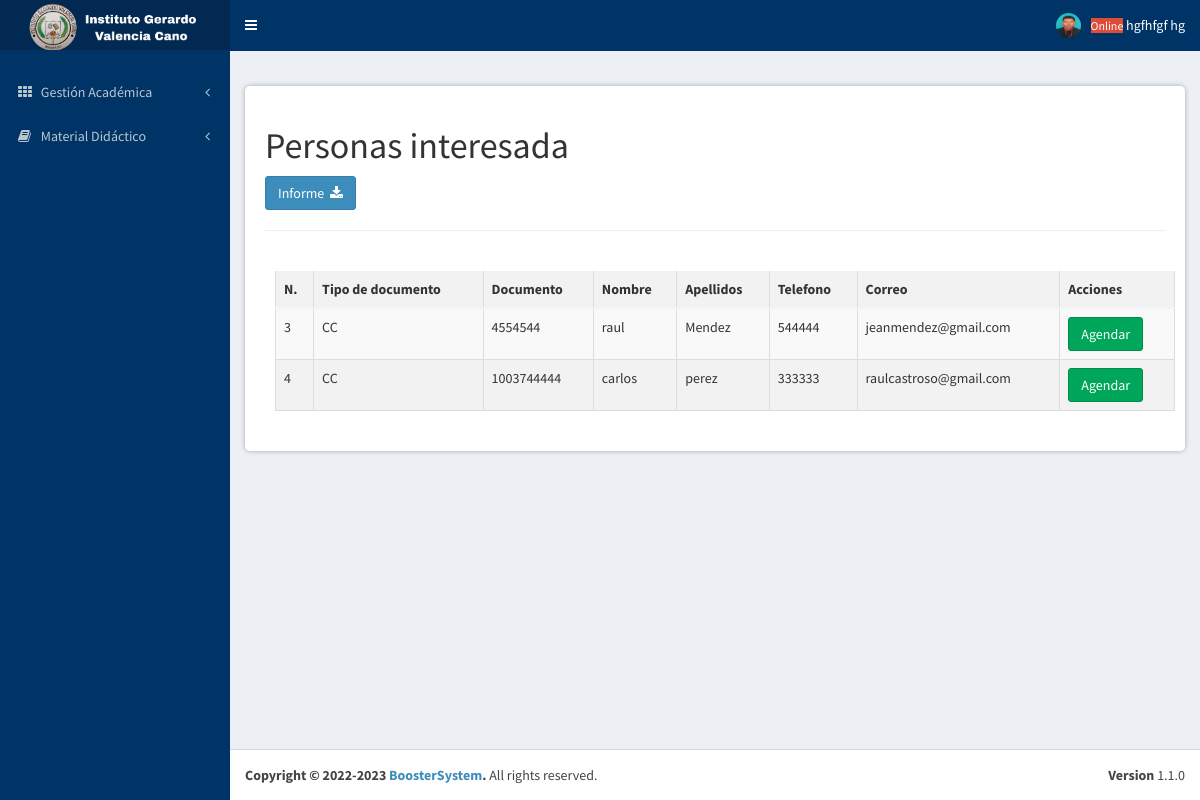
Page /admisiones/consultarPersonassinCitas.php (signed in) on the committed database.
### tables this page shows
CREATE TABLE `usuarios` (
  `idUsuario` int(11) NOT NULL AUTO_INCREMENT,
  `tipoDocumentoUsuario` enum('CC','CE') NOT NULL DEFAULT 'CC',
  `documentoUsuario` varchar(20) NOT NULL,
  `nombresUsuario` varchar(100) NOT NULL,
  `apellidosUsuario` varchar(100) NOT NULL,
  `telefonoUsuario` varchar(20) NOT NULL,
  `correoUsuario` varchar(120) NOT NULL,
  `passwordUsuario` varchar(120) NOT NULL,
  `estadoUsuario` enum('activo','inactivo') NOT NULL,
  `rol_idRol` int(11) NOT NULL,
  PRIMARY KEY (`idUsuario`),
  KEY `rol_idRol` (`rol_idRol`),
  CONSTRAINT `usuarios_ibfk_1` FOREIGN KEY (`rol_idRol`) REFERENCES `rol` (`idRol`) ON DELETE CASCADE
);

CREATE TABLE `interesados` (
  `idInteresados` int(11) NOT NULL AUTO_INCREMENT,
  `tipoDocumentoInteresados` enum('CC','TI') NOT NULL,
  `documentoInteresados` varchar(20) NOT NULL,
  `nombreInteresados` varchar(100) NOT NULL,
  `apellidoInteresados` varchar(100) NOT NULL,
  `telefonoInteresados` varchar(20) NOT NULL,
  `correoInteresados` varchar(122) NOT NULL,
  PRIMARY KEY (`idInteresados`)
);

### admisiones/includes/verificarAcceso.php (called while the page is built, shortened)
<?php
include('conexion.php');
if(isset($_SESSION['documentoUsuario'])){
    $documentoUsuario_sesion = $_SESSION['documentoUsuario'];
$consulta = "SELECT * FROM usuarios WHERE documentoUsuario = '$documentoUsuario_sesion'";
$resultado = mysqli_query($conexion, $consulta);
if ($resultado && mysqli_num_rows($resultado) > 0) {
    $fila = mysqli_fetch_assoc($resultado);
    $nombresUsuario = $fila['nombresUsuario'];
    $apellidosUsuario = $fila['apellidosUsuario'];
}
}else{
    header('Location: ../login');
}
?>

### admisiones/consultarPersonassinCitas.php (the view, shortened to what this page needs)
<?php include_once 'includes/verificarAcceso.php'; ?>
<!DOCTYPE html>
<html>
<head>
  <link rel="stylesheet" href="../Layout/css/bootstrap.min.css">
  <link rel="stylesheet" href="../Layout/css/font-awesome.css">
  <link rel="stylesheet" href="../Layout/css/AdminLTE.min.css">
  <link rel="stylesheet" href="css/stilos.css">
     <link rel="stylesheet" href="../Layout/css/_all-skins.min.css">
   </head>
   <body class="hold-transition skin-blue sidebar-mini">
    <div class="wrapper">
    <?php include_once '../templates/cabecera.php'; ?>
    <?php include_once '../templates/menu.php'; ?>
<div class="content-wrapper">
<section class="content">
  <section class="estilo">
  <h1>Personas interesada</h1>
  <a class="btn btn-primary" download="miExcelPersonasInteresada" href="includes/miExcelPersonasInteresadas.php">Informe&nbsp; <i class="fa fa-download"></i> </a>
        <hr>
  <br>
        <table class="table table-striped table-dark" id="table_id">
            <thead>
                <tr>
                    <th>N.</th>
                    <th>Tipo de documento</th>
                    <th>Documento</th>
                    <th>Nombre</th>
                    <th>Apellidos</th>
                    <th>Telefono</th>
                    <th>Correo</th>
                    <th>Acciones</th>
                </tr>
            </thead>
            <tbody>
                <?php
                $conexion = mysqli_connect("localhost", "root", "", "boostersystem");
                $SQL = "SELECT * FROM interesados";
                $result = mysqli_query($conexion, $SQL);
                if (mysqli_num_rows($result) > 0) {
                    while ($fila = mysqli_fetch_assoc($result)) {
                        $idInteresados = $fila['idInteresados'];
                        $tipoDocumentoInteresados = $fila['tipoDocumentoInteresados'];
                        $documentoInteresados = $fila['documentoInteresados'];
                        $nombreInteresados = $fila['nombreInteresados'];
                        $apellidoInteresados = $fila['apellidoInteresados'];
                        $telefonoInteresados = $fila['telefonoInteresados'];
                        $correoInteresados = $fila['correoInteresados'];
                ?>
                        <tr>
                            <td><?php echo $idInteresados; ?></td>
                            <td><?php echo $tipoDocumentoInteresados; ?></td>
                            <td><?php echo $documentoInteresados; ?></td>
                            <td><?php echo $nombreInteresados; ?></td>
                            <td><?php echo $apellidoInteresados; ?></td>
                            <td><?php echo $telefonoInteresados; ?></td>
                            <td><?php echo $correoInteresados; ?></td>
                            <td>
                            <a href="asignarCitas.php?id=<?php echo $fila['idInteresados']; ?>" class="btn btn-success">Agendar</a>
                            </td>
                        </tr>
                <?php
                    }
                } else {
                ?>
                    <tr class="text-center">
                        <td colspan="8">No existen registros</td>
                    </tr>
                <?php
                }
                ?>
            </tbody>
        </table>
    </div>
</div>
<?php include_once '../templates/pie.php'; ?>
</body>
</html>

### templates/cabecera.php (shortened to what this page needs)
<header class="main-header">
    <a href="../inicio.php" class="logo">
        <span class="logo-lg"><img src="../img/logo.png" alt="" height="50px"></span>
    </a>
    <nav class="navbar navbar-static-top" role="navigation">
        <a href="#" class="sidebar-toggle" data-toggle="offcanvas" role="button">
        </a>
        <div class="navbar-custom-menu">
            <ul class="nav navbar-nav">
                <li class="dropdown user user-menu">
                    <a href="#" class="dropdown-toggle" data-toggle="dropdown">
                        <small class="bg-red">Online</small>
                        <span class="hidden-xs"><?php echo $nombresUsuario." ".$apellidosUsuario?></span>
                        <img src="../img/perfil.jpg" class="user-image" alt="Imagen de perfil">
                    </a>
                </li>
            </ul>
        </div>
    </nav>
</header>

### admisiones/css/stilos.css (style rules this page uses)
.estilo { margin: 20px 0; padding: 20px; background-color: #fff; border-radius: 5px; box-shadow: 0px 0px 5px rgba(0, 0, 0, 0.3); overflow-x: auto; }
table { border-collapse: collapse; width: 100%; margin-bottom: 20px; white-space: nowrap; padding: 0 100px; margin-left: 10px; margin-right: 10px; }
table th, table td { padding: 8px; text-align: left; border: 1px solid #ddd; }
table th { font-weight: bold; background-color: #f2f2f2; }
table tr:nth-child(even) { background-color: #f2f2f2; }

### rows in the picture
usuarios: nombresUsuario "hgfhfgf", apellidosUsuario "hg"
interesados: idInteresados "3", tipoDocumentoInteresados "CC", documentoInteresados "4554544", nombreInteresados "raul", apellidoInteresados "Mendez", telefonoInteresados "544444", correoInteresados "jeanmendez@gmail.com"
interesados: idInteresados "4", tipoDocumentoInteresados "CC", documentoInteresados "1003744444", nombreInteresados "carlos", apellidoInteresados "perez", telefonoInteresados "333333", correoInteresados "raulcastroso@gmail.com"
